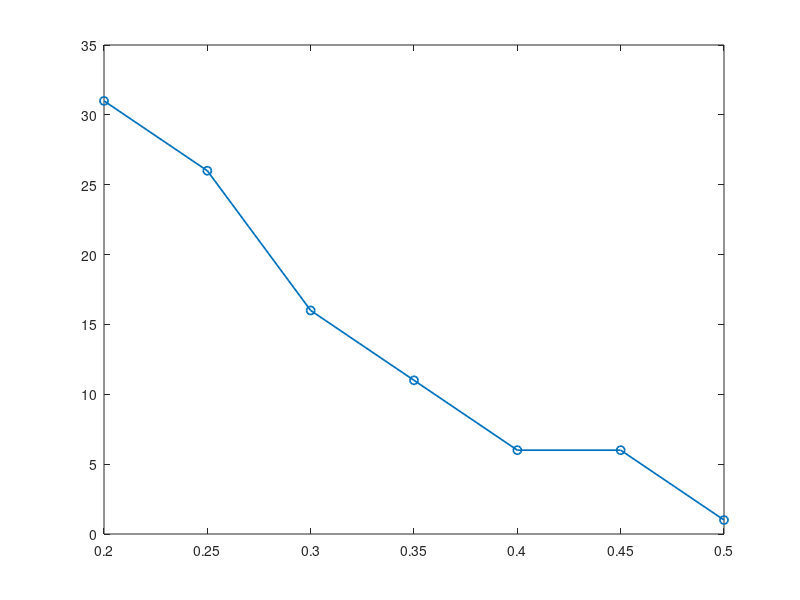

Here is the MATLAB script that generated this plot: (Note: this script raises an error after producing the figure.)
close all;
clear all;

% PLOT CLOSED FORM
K = 50;
Llims = [1,400];
Lres = 5;
qlims = [1,50];
zlims = [0,300]; %250

% mu
c_mu = 0.2;

% print conditionals
% conditionals = [];
% for n=[1:K]
%     conditionals = [conditionals; [n, c_mu]];
% end
% figure;
% K = length(conditionals);
% for i=[1:K]
%     probs = [];
%     for z=[zlims(1):zlims(2)]
%         probs = [probs, nbinpdf(z,conditionals(i,1),conditionals(i,2))];
%     end
%     hold on;
%     plot([zlims(1):zlims(2)],probs);
% end

%%%%%%%%%%%%%%%%%%%%%%%%%%

% test mMUs
mulims = [0.2,0.5];
mures = 0.05;
mus = [mulims(1):mures:mulims(2)];

% Notice: running each of the following blocks takes 1 hr, the results are saved in files

% util = 0.925;
% resp925 = [];
% for mu = [mulims(1):mures:mulims(2)]
%     resp925 = [resp925, calc_predtime(0.1, mu, util, K, Llims, Lres, zlims, qlims)];
% end
% resp925 = [resp925;mus];

% util = 0.9;
% resp9 = [];
% for mu = [mulims(1):mures:mulims(2)]
%     resp9 = [resp9, calc_predtime(0.1, mu, util, K, Llims, Lres, zlims, qlims)];
% end
% resp9 = [resp9;mus];

% util = 0.875;
% resp875 = [];
% for mu = [mulims(1):mures:mulims(2)]
%     resp875 = [resp875, calc_predtime(0.1, mu, util, K, Llims, Lres, zlims, qlims)];
% end
% resp875 = [resp875;mus];

% util = 0.85;
% resp85 = [];
% for mu = [mulims(1):mures:mulims(2)]
%     resp85 = [resp85, calc_predtime(0.1, mu, util, K, Llims, Lres, zlims, qlims)];
% end
% resp85 = [resp85;mus];

% load from files
load('predtime_utilp875.mat')
load('predtime_utilp85.mat')
load('predtime_utilp9.mat')
load('predtime_utilp925.mat')

fig = figure;

p = plot(mus,resp85(1,:), '-o', 'DisplayName', sprintf('$\\rho=%.3f$', 0.85), 'LineWidth', 1.25);
p.Color = "#545454";
p.LineStyle = "-";
p.Marker = "o";
p.MarkerSize = 10;
hold on;

p = plot(mus,resp875(1,:), '-o', 'DisplayName', sprintf('$\\rho=%.3f$', 0.875), 'LineWidth', 1.25);
p.Color = "#545454";
p.LineStyle = "-";
p.Marker = "^";
p.MarkerSize = 10;
hold on;

p = plot(mus,resp9(1,:), '-o', 'DisplayName', sprintf('$\\rho=%.3f$', 0.9), 'LineWidth', 1.25);
p.Color = "#545454";
p.LineStyle = "-";
p.Marker = "*";
p.MarkerSize = 10;

p = plot(mus,resp925(1,:), '-o', 'DisplayName', sprintf('$\\rho=%.3f$', 0.925), 'LineWidth', 1.25);
p.Color = "#545454";
p.LineStyle = "-";
p.Marker = "s";
p.MarkerSize = 10;

ylabel('Epsilon-predictable horizon');
xlabel('Service Rate');
font = 'Times New Roman';
set(fig,'defaultAxesFontName',font);
set(fig,'DefaultTextFontName', font, 'DefaultAxesFontName', font);
ax = gca;
set(ax,'FontName', font, 'FontName', font);
set(fig,'defaultLegendFontName',font);
set(fig,'defaultTextFontName',font);
set(fig, 'Units', 'inches');
%set(fig, 'Position', [1, 1, 5, 3]); % Adjust figure size as per IEEE guidelines
set(fig, 'Position', [1, 1, 5*1.25, 3*1.25]); % Adjust figure size as per IEEE guidelines
set(gca, 'FontSize', 12); % Adjust font sizes as per IEEE guidelines
grid on;
legend('Interpreter', 'latex', 'FontSize', 12); % Use LaTeX for legend and adjust font size
legend('Location', 'best'); % Adjust legend location as per IEEE guidelines

set(gcf, 'Color', 'w');

% export_fig geogeo1_predtime.eps -m10
% export_fig geogeo1_predtime.png -m10
% export_fig geogeo1_predtime.pdf -m10
% savefig( fig , 'geogeo1_predtime.fig' )

function result = calc_predtime(epsilon, mu, factor, K, Llims, Lres, zlims, qlims)
    lambda = mu*factor;
    rho = lambda/mu;
    expected_q = rho/(1-rho);
    %q = ceil(q_factor*expected_q);
    res_cf = [];
    for L=[Llims(1):Lres:Llims(2)]
        res_q = [];
        for q=[qlims(1):qlims(2)]
            res_q = [res_q, mm1exact(zlims, K, q, L, mu, lambda)];
        end
        res_cf = [res_cf, min(res_q)];
    end
    res_idx = find(diff(res_cf<=epsilon));
    Ls = [Llims(1):Lres:Llims(2)];
    result = Ls(res_idx);
end